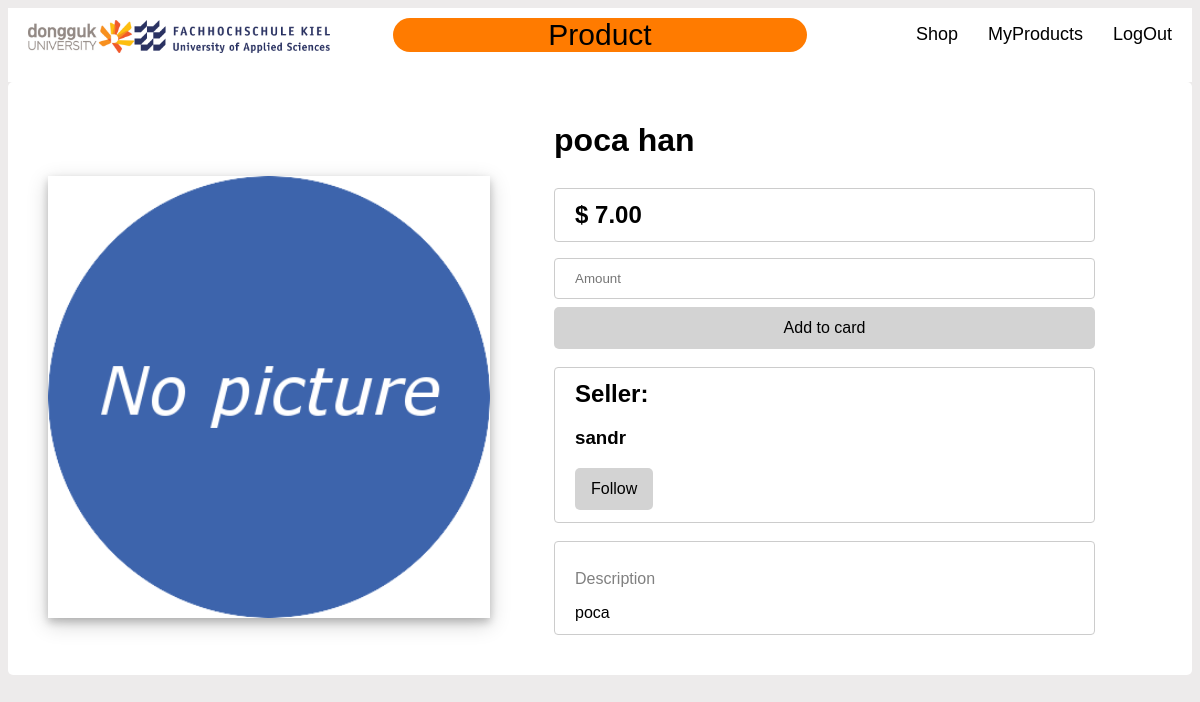
Screenshot of /product/10 (signed in) with the database file from the repository.
### website/models.py (models this page shows, shortened)
class products(db.Model):
    id = db.Column(db.Integer, primary_key=True)
    name = db.Column(db.String(80), nullable=False)
    price = db.Column(db.Numeric(10,2), nullable=False)
    picture = db.Column(db.String(200), nullable=False)
    keywords = db.Column(db.String(200), nullable=False)
    description = db.Column(db.Text, nullable=False)
    sold = db.Column(db.String(80), nullable=True)
    user_id = db.Column(db.Integer, db.ForeignKey('user.id'))

class User(db.Model, UserMixin):
    id = db.Column(db.Integer, primary_key=True)
    username = db.Column(db.String(150))
    password = db.Column(db.String(150))
    products = db.relationship('products', backref='user')
    followed = db.relationship(
        'User', secondary=followers,
        primaryjoin=(followers.c.follower_id == id),
        secondaryjoin=(followers.c.followed_id == id),
        backref=db.backref('followers', lazy='dynamic'), lazy='dynamic')
    def is_following(self, user):
            return self.followed.filter(
                followers.c.followed_id == user.id).count() > 0

### website/views.py (the view)
@views.route('/product/<int:id>', methods = ['GET', 'POST'])
@login_required
def product(id):
    return render_template("product.html", user=current_user, products = products.query.get_or_404(id))

### website/__init__.py (called while the page is built)
def create_app():
    app = Flask(__name__, static_url_path='/website/static')
    app.config['SQLALCHEMY_DATABASE_URI'] = 'sqlite:///team6.sqlite3'
    app.config['SECRET_KEY'] = "qwerasdf"
    db.init_app(app)
    from .views import views
    from .auth import auth
    app.register_blueprint(views, url_prefix='/')
    app.register_blueprint(auth, url_prefix='/')
    from .models import User, products
    create_database(app)
    login_manager = LoginManager()
    login_manager.login_view = 'auth.login'
    login_manager.init_app(app)
    @login_manager.user_loader
    def load_user(id):
        try:
            return User.query.get(int(id))
        except:
            return None
    return app

### website/templates/product.html (shortened to what this page needs)
{% extends 'base.html' %}
{% block pageTitle %}
<p>Product</p>
{% endblock %}
{% block content %}
<div class="container">
    <div class="product-content-single">
        <img class="pic-1-single" src={{ '/' + products.picture }}>
        <div class="product-content-single-info">
            <h1 style="margin-top:0;">{{ products.name }}</h1>
            <h2 class="product-info">$ {{ products.price }}</h2>
            <input type="text" class="product-info" placeholder="Amount"/>
            {% if products.sold == "sold" %}
                <button type="button" class="btnsold" style="width: 100%" disabled>Sold out</button>
            {% else %}
                <button type="submit" class="btn" style="width: 100%">Add to card</button>
            {% endif %}
            <br>
            <br>
            <div class="product-content-user">
                <h2 style="margin: 0;">Seller:</h2>
                <h3>{{ products.user.username }}</h3>
                {% if current_user.is_following(products.user)%}
                    <form action="{{ url_for('views.unfollow', username=products.user.username) }}" method="post">
                        <button type="submit" class="btn">Unfollow</button>
                    </form>
                {% else %}
                    <form action="{{ url_for('views.follow', username=products.user.username) }}" method="post">
                        <button type="submit" class="btn">Follow</button>
                    </form>
                {% endif %}
            </div>
            <br>
            <br>
            <div class="product-description">
                <p style="font-weight: lighter; color: grey; font-size: medium;">Description</p>
                {{ products.description }}
            </div>
        </div>
    </div>
</div>
{% endblock %}

### website/static/css/main.css (style rules this page uses)
html { font-family: Verdana, Geneva, Tahoma, sans-serif; }
body { background-color: rgb(237, 235, 235); }
.container { border-radius: 5px; padding: 20px; background-color: white; }
.btn { background-color: lightgray; border: none; border-radius: 5px; color: black; padding: 12px 16px; font-size: 16px; cursor: pointer; }
.product-content-single { width: 100%; margin: 0px 0px; display: inline-block; box-sizing: border-box; }
.pic-1-single { width: 40%; margin-right: 60px; box-shadow: 0 4px 8px 0 rgba(0, 0, 0, 0.2), 0 6px 20px 0 rgba(0, 0, 0, 0.19); }
.product-content-single-info { width: 49%; display: inline-block; box-sizing: border-box; }
.product-info { width: 100%; padding: 12px 20px; margin: 8px 0; display: inline-block; border: 1px solid #ccc; border-radius: 4px; box-sizing: border-box; }
.product-content-user { position: relative; width: 100%; padding: 12px 20px; display: inline-block; border: 1px solid #ccc; border-radius: 4px; box-sizing: border-box; }
.product-description { position: relative; width: 100%; padding: 12px 20px; display: inline-block; border: 1px solid #ccc; border-radius: 4px; box-sizing: border-box; }

### rows the page displays
products: picture (placeholder picture), name "poca han", price "7.00", description "poca"
User: user.username "sandr"
